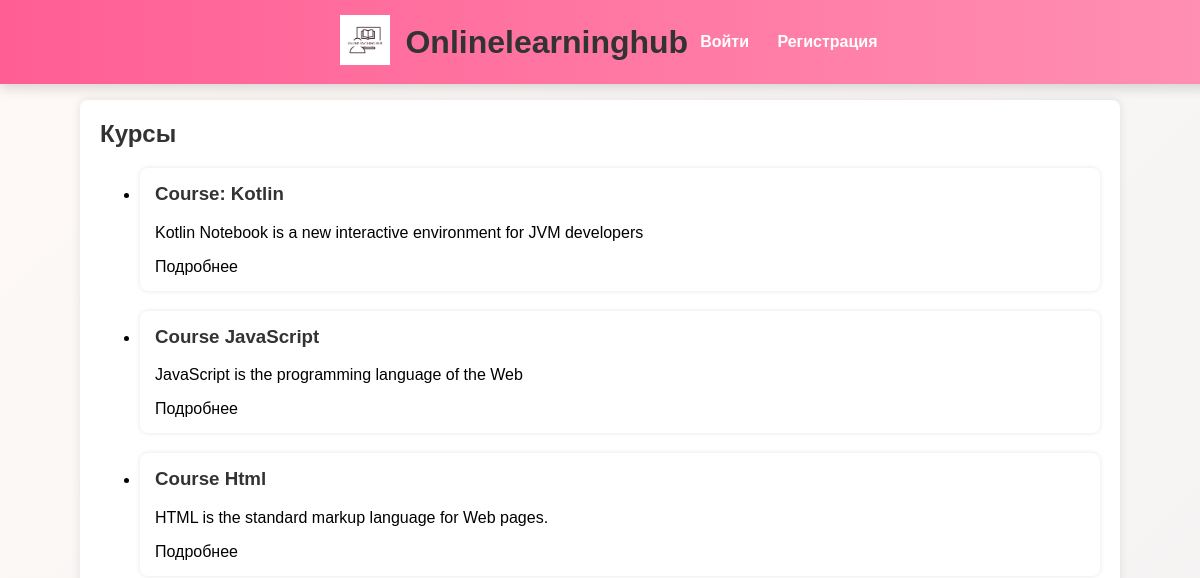
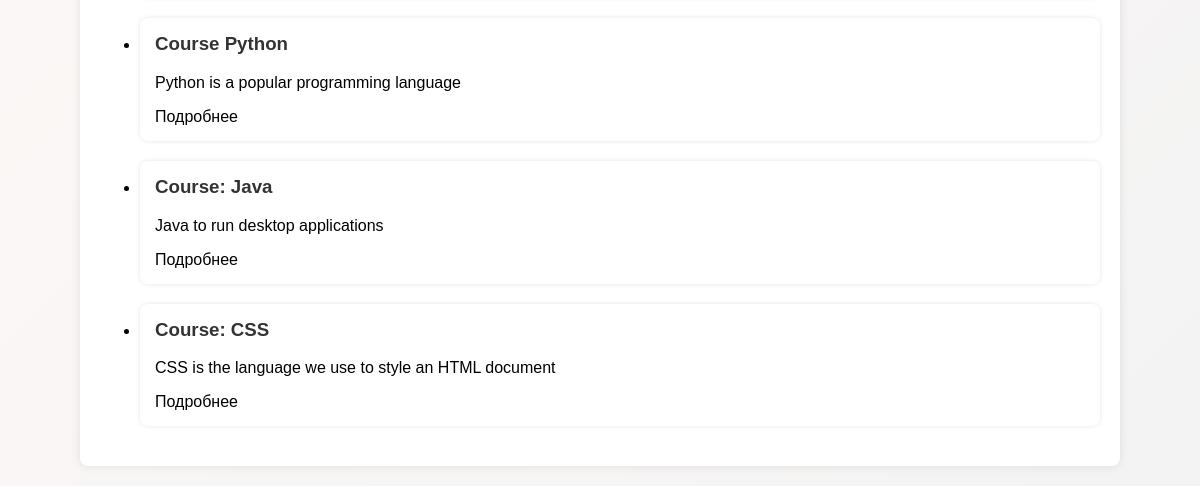
Before: /course_list/ with the older database file (2 pictures, top to bottom).
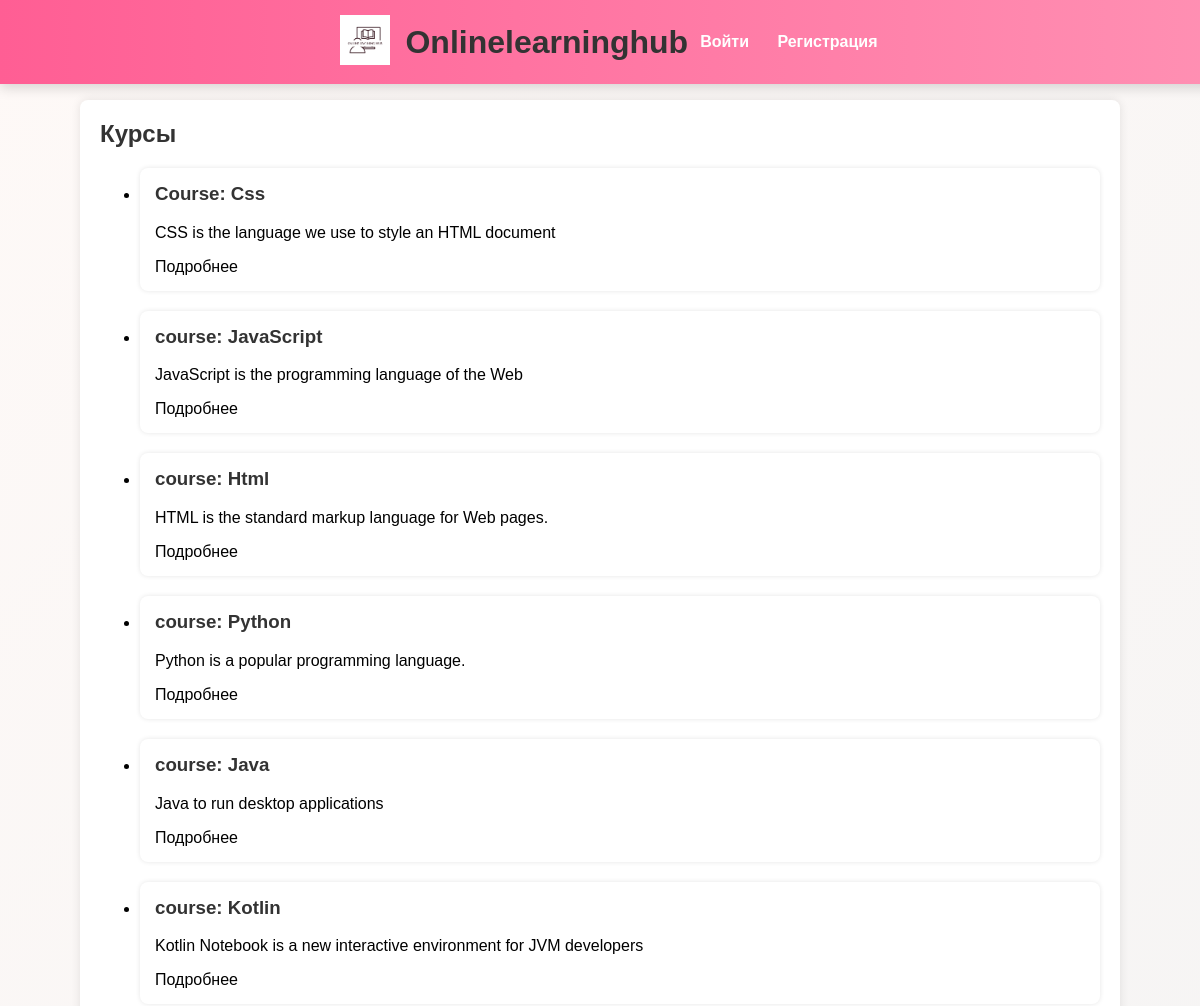
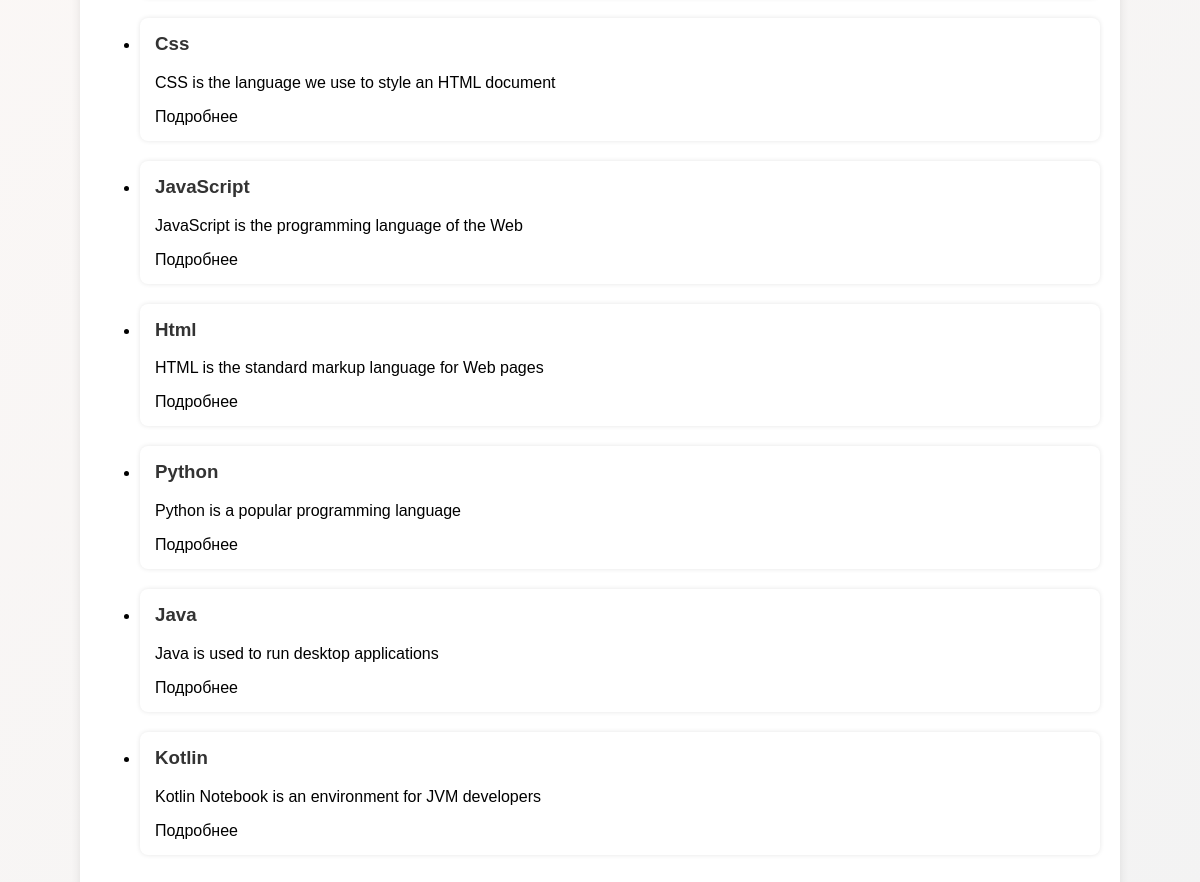
After: the same page with the newer database file (2 pictures, top to bottom).
### myapp/models.py (models this page shows, shortened)
class Course(models.Model):
    title = models.CharField(max_length=100)
    slug = models.SlugField(unique=True, blank=True)
    description = models.TextField()
    teacher = models.ForeignKey(User, on_delete=models.CASCADE, limit_choices_to={'role': 'teacher'})
    created_at = models.DateTimeField(auto_now_add=True)
    video_url = models.CharField(max_length=255, blank=True, null=True)

### myapp/views.py (the view)
# urls.py: path('course_list/', views.course_list, name='course_list'),
def course_list(request):
    courses = Course.objects.all()
    return render(request, 'myapp/course_list.html', {'courses': courses})

### myapp/templates/myapp/course_list.html
{% extends 'myapp/base.html' %}
{% block content %}
<h2>Курсы</h2>
<ul>
  {% for course in courses %}
    <li style="margin-bottom: 20px;">
        <div style="background: white; padding: 15px; border-radius: 8px; box-shadow: 0 0 5px rgba(0,0,0,0.1);">
            <h3>{{ course.title }}</h3>
            <p>{{ course.description|truncatewords:25 }}</p>
            <a href="{% url 'course_detail' course.id %}">Подробнее</a>
        </div>
    </li>
  {% empty %}
    <li>Курсы пока не добавлены.</li>
  {% endfor %}
</ul>
{% endblock %}

### myapp/templates/myapp/base.html (shortened to what this page needs)
{% load static %}
<!DOCTYPE html>
<html lang="ru">
<head>
    <link rel="stylesheet" href="{% static 'myapp/style.css' %}">
    <link rel="stylesheet" href="{% static 'myapp/style_big_video.css' %}">
</head>
<body>
    <header>
        <div style="display: flex; align-items: center; justify-content: space-between; max-width: 1200px; margin: 0 auto;">
            <div style="display: flex; align-items: center;">
                <a href="{% url 'student_dashboard' %}">
                    <img src="{% static 'myapp/logo.png' %}" alt="Логотип" style="height: 50px; margin-right: 15px;">
                </a>
                <h1 style="margin: 0;">Onlinelearninghub</h1>
            </div>
            <nav>
                {% if user.is_authenticated %}
                    {% if user.role == 'student' %}
                        <a href="{% url 'student_dashboard' %}">Course</a>
                        <a href="{% url 'student_profile' %}" class="profile-link">🧑‍💻 YOUR PROFILE</a>
                    {% elif user.role == 'teacher' %}
                        <a href="{% url 'teacher_dashboard' %}">Панель преподавателя</a>
                        <a href="{% url 'teacher_profile' %}">Профиль</a>
                    {% endif %}
                    <a href="{% url 'logout' %}">Выйти</a>
                {% else %}
                    <a href="{% url 'login' %}">Войти</a>
                    <a href="{% url 'register' %}">Регистрация</a>
                {% endif %}
            </nav>
        </div>
    </header>
    <div class="container">
        {% block content %}{% endblock %}
    </div>
</body>
</html>

### myapp/static/myapp/style.css (style rules this page uses)
body { font-family: Arial, sans-serif; background: linear-gradient(135deg, #fef9f7, #f3f3f3); background-size: cover; margin: 0; padding: 0; }
header { background: linear-gradient(90deg, #ff5e94, #ff90b3); color: white; padding: 15px 30px; display: flex; justify-content: space-between; align-items: center; box-shadow: 0 4px 8px rgba(0, 0, 0, 0.1); }
nav a { color: white; margin: 0 12px; font-weight: bold; text-decoration: none; transition: color 0.2s ease-in-out; }
.container { background: white; margin: 20px auto; padding: 20px; max-width: 1000px; border-radius: 8px; box-shadow: 0 0 10px rgba(0,0,0,0.1); }
h1, h2, h3 { color: #333; margin-top: 0; }
a { color: inherit; text-decoration: none; }

### myapp/templates/myapp/base.html (style rules this page uses)
header { background-color: #ff4da6; color: white; padding: 15px; text-align: center; box-shadow: 0 4px 12px rgba(0, 0, 0, 0.15); position: fixed; top: 0; width: 100%; z-index: 999; animation: slideDown 0.6s ease-in-out; }
body { margin: 0; padding-top: 80px; }
nav a { color: white; margin: 0 12px; text-decoration: none; font-weight: bold; }

Changed rows visible on the page:
removed Course: title "Course Html", description "HTML is the standard markup language for Web pages."
removed Course: title "Course Python", description "Python is a popular programming language"
removed Course: title "Course: Java", description "Java to run desktop applications"
removed Course: title "Course: CSS", description "CSS is the language we use to style an HTML document"
added Course: title "Course: Css", description "CSS is the language we use to style an HTML document"
added Course: title "course: JavaScript", description "JavaScript is the programming language of the Web"
added Course: title "course: Html", description "HTML is the standard markup language for Web pages."
added Course: title "course: Python", description "Python is a popular programming language."
changed Course: title "Course: Kotlin" → "course: Java"; description "Kotlin Notebook is a new interactive environment for JVM developers" → "Java to run desktop applications"
changed Course: title "Course JavaScript" → "course: Kotlin"; description "JavaScript is the programming language of the Web" → "Kotlin Notebook is a new interactive environment for JVM developers"
added Course: title "Css", description "CSS is the language we use to style an HTML document"
added Course: title "JavaScript", description "JavaScript is the programming language of the Web"
added Course: title "Html", description "HTML is the standard markup language for Web pages"
added Course: title "Python", description "Python is a popular programming language"
added Course: title "Java", description "Java is used to run desktop applications"
added Course: title "Kotlin", description "Kotlin Notebook is an environment for JVM developers"
